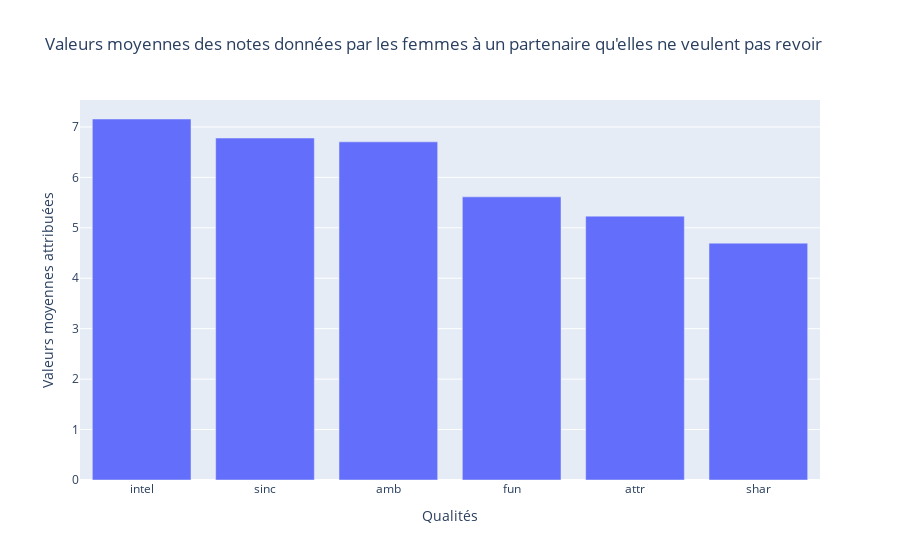

Notebook code for this chart:
### Code cell
#Graphique
fig = px.bar(
    moyennes_dec0,
    x='colonnes',
    y='valeurs_moyennes',
    title="Valeurs moyennes des notes données par les femmes à un partenaire qu'elles ne veulent pas revoir",
    labels={'colonnes': 'Qualités', 'valeurs_moyennes': 'Valeurs moyennes attribuées'}    
)
fig.show()

### Figure 1 — Plotly figure (JSON) as saved in the notebook; plotly's stock layout.template omitted (floating-point values rounded to 4 significant figures)
{"data": [{"hovertemplate": "Qualités=%{x}<br>Valeurs moyennes attribuées=%{y}<extra></extra>", "legendgroup": "", "marker": {"color": "#636efa", "pattern": {"shape": ""}}, "name": "", "orientation": "v", "showlegend": false, "textposition": "auto", "type": "bar", "x": ["intel", "sinc", "amb", "fun", "attr", "shar"], "xaxis": "x", "y": [7.157, 6.78, 6.704, 5.614, 5.232, 4.696], "yaxis": "y"}], "layout": {"barmode": "relative", "legend": {"tracegroupgap": 0}, "title": {"text": "Valeurs moyennes des notes données par les femmes à un partenaire qu'elles ne veulent pas revoir"}, "xaxis": {"anchor": "y", "domain": [0, 1], "title": {"text": "Qualités"}}, "yaxis": {"anchor": "x", "domain": [0, 1], "title": {"text": "Valeurs moyennes attribuées"}}}}
